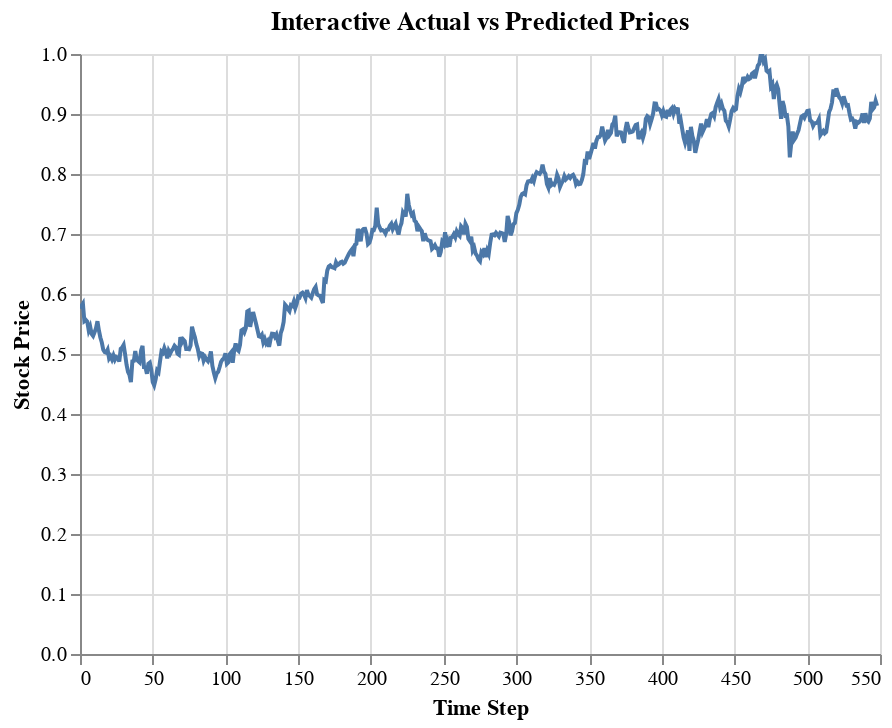

This figure's notebook cell:
### Code cell
import altair as alt

# Create a dataframe for Altair
alt_df = pd.DataFrame({
    'Time Step': range(len(y_test)),
    'Actual Prices': y_test.flatten(),
    'Predicted Prices': predictions.flatten()
})

# Plot with interactive tooltips
line_chart = alt.Chart(alt_df).mark_line().encode(
    x='Time Step',
    y=alt.Y('Actual Prices', title='Stock Price'),
    tooltip=['Time Step', 'Actual Prices', 'Predicted Prices']
).properties(
    title='Interactive Actual vs Predicted Prices'
).interactive()

line_chart.display()

### Figure 1 — Vega-Lite specification as saved in the notebook (floating-point values rounded to 4 significant figures; data arrays with more than 128 entries replaced by an {"elided": "..."} marker saying what was removed)
{"config": {"view": {"continuousWidth": 400, "continuousHeight": 300}}, "data": {"name": "data-66aa4e2f9054edf602d6ce6115c10306"}, "mark": "line", "encoding": {"tooltip": [{"field": "Time Step", "type": "quantitative"}, {"field": "Actual Prices", "type": "quantitative"}, {"field": "Predicted Prices", "type": "quantitative"}], "x": {"field": "Time Step", "type": "quantitative"}, "y": {"field": "Actual Prices", "title": "Stock Price", "type": "quantitative"}}, "selection": {"selector001": {"type": "interval", "bind": "scales", "encodings": ["x", "y"]}}, "title": "Interactive Actual vs Predicted Prices", "$schema": "https://vega.github.io/schema/vega-lite/v4.17.0.json", "datasets": {"data-66aa4e2f9054edf602d6ce6115c10306": {"elided": "549 records"}}}
